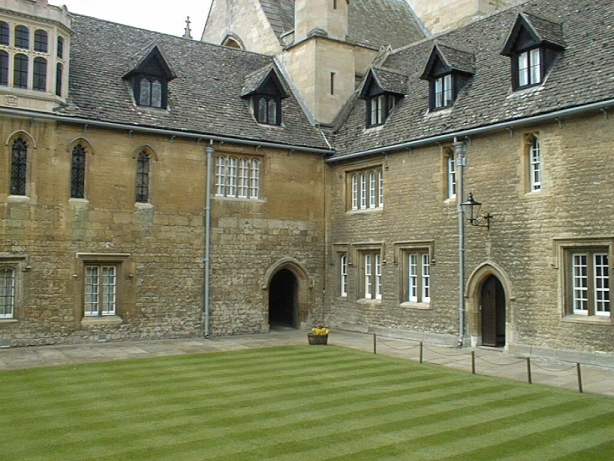
#> input picture HW2/Q1/location_2_frame_001.jpg, 614 x 461 px
$ python Q1.py
#> lines starting #> are read from the running program, lines starting #| are printed output that depends on the picture
import numpy as np
import matplotlib.pyplot as plt
import cv2.cv2 as cv2
from copy import deepcopy


# [76 lines left out: functions tellme, getImagePts, draw_lines, calc_SED, not called in this run]


if __name__ == "__main__":

    # first location frames
    loc2_frame1 = cv2.imread('location_2_frame_001.jpg')
#> loc2_frame1 is the input picture: shape (461, 614, 3); mean B, G, R 98.4, 127.9, 125.5
    loc2_frame2 = cv2.imread('location_2_frame_002.jpg')
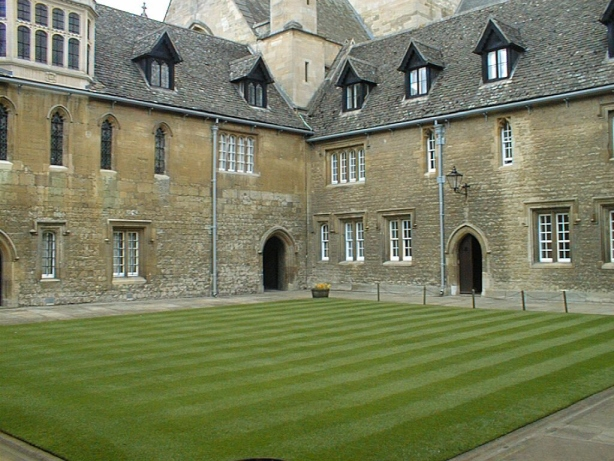
#> input picture HW2/Q1/location_2_frame_002.jpg, 614 x 461 px
#> loc2_frame2 is the input picture: shape (461, 614, 3); mean B, G, R 92.9, 124.9, 119.8

    # second location frames
    loc1_frame1 = cv2.imread('location_1_frame_001.jpg')
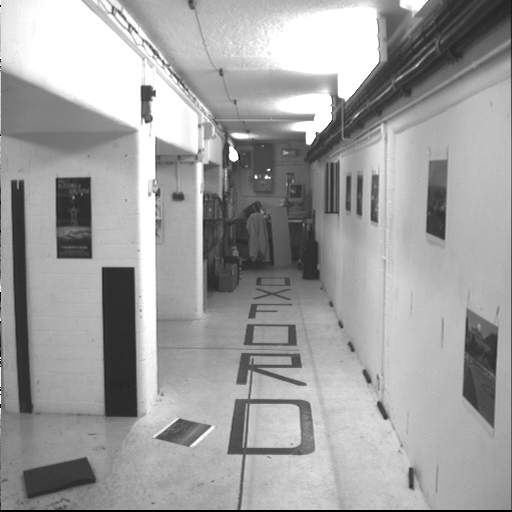
#> input picture HW2/Q1/location_1_frame_001.jpg, 512 x 512 px
#> loc1_frame1 is the input picture: shape (512, 512, 3); min 0, max 255, mean 159.8
    loc1_frame2 = cv2.imread('location_1_frame_002.jpg')
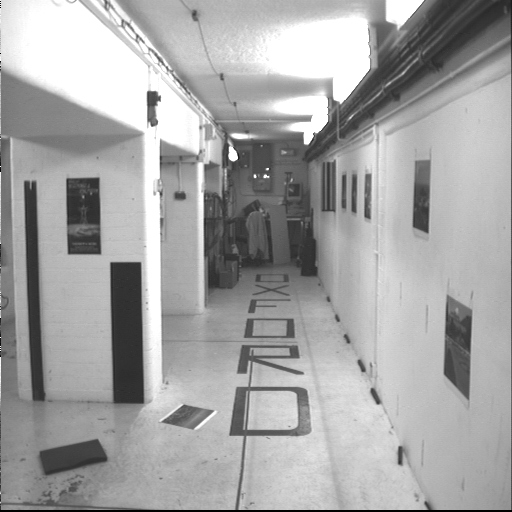
#> input picture HW2/Q1/location_1_frame_002.jpg, 512 x 512 px
#> loc1_frame2 is the input picture: shape (512, 512, 3); min 0, max 255, mean 164.7

    colors = [      # colors to be used plotting the points and lines
        (255, 0, 0),
        (255, 255, 0),
        (255, 255, 255),
        (0, 255, 0),
        (0, 255, 255),
        (0, 0, 255),
        (255, 0, 255),
        (0, 0, 0),
        (100, 200, 200),
        (50, 150, 255),
    ]

    sets = [(loc2_frame1, loc2_frame2, 'loc2'), (loc1_frame1, loc1_frame2, 'loc1')]

    for im1, im2, file_prefix in sets:

        # *** for creating new points uncomment the following two lines ***

        # getImagePts(im1, im2, file_prefix + '_s1', file_prefix + '_s2')
        # getImagePts(im1, im2, file_prefix + '_t1', file_prefix + '_t2')

#> (the run stopped early here; a loop or call above may not have finished)
